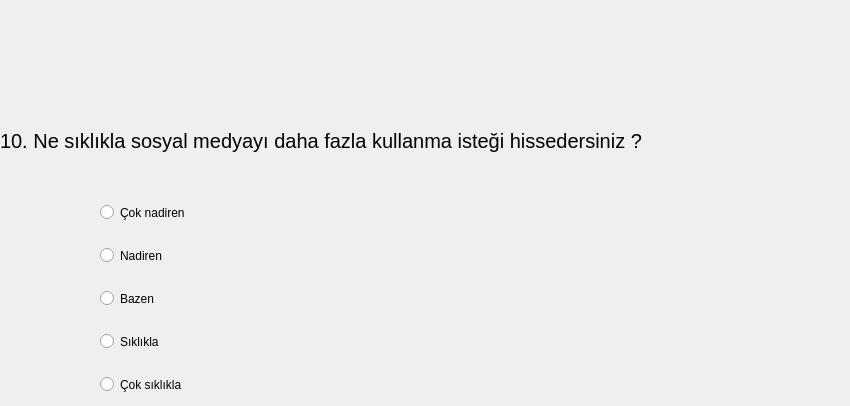
   <widget class="QWidget" name="tab_10">
    <attribute name="title">
     <string>Page</string>
    </attribute>
    <widget class="QLabel" name="label_Q6">
     <property name="geometry">
      <rect>
       <x>0</x>
       <y>100</y>
       <width>841</width>
       <height>81</height>
      </rect>
     </property>
     <property name="font">
      <font>
       <pointsize>15</pointsize>
      </font>
     </property>
     <property name="text">
      <string>10. Ne sıklıkla sosyal medyayı daha fazla kullanma isteği hissedersiniz ?</string>
     </property>
    </widget>
    <widget class="QRadioButton" name="A1_radioButton_Q6">
     <property name="geometry">
      <rect>
       <x>100</x>
       <y>200</y>
       <width>115</width>
       <height>25</height>
      </rect>
     </property>
     <property name="text">
      <string>Çok nadiren </string>
     </property>
    </widget>
    <widget class="QRadioButton" name="A2_radioButton_Q6">
     <property name="geometry">
      <rect>
       <x>100</x>
       <y>243</y>
       <width>80</width>
       <height>25</height>
      </rect>
     </property>
     <property name="text">
      <string>Nadiren</string>
     </property>
    </widget>
    <widget class="QRadioButton" name="A3_radioButton_Q6">
     <property name="geometry">
      <rect>
       <x>100</x>
       <y>286</y>
       <width>68</width>
       <height>25</height>
      </rect>
     </property>
     <property name="text">
      <string>Bazen</string>
     </property>
    </widget>
    <widget class="QRadioButton" name="A4_radioButton_Q6">
     <property name="geometry">
      <rect>
       <x>100</x>
       <y>329</y>
       <width>73</width>
       <height>25</height>
      </rect>
     </property>
     <property name="text">
      <string>Sıklıkla</string>
     </property>
    </widget>
    <widget class="QRadioButton" name="A5_radioButton_Q6">
     <property name="geometry">
      <rect>
       <x>100</x>
       <y>372</y>
       <width>104</width>
       <height>25</height>
      </rect>
     </property>
     <property name="text">
      <string>Çok sıklıkla</string>
     </property>
    </widget>
   </widget>
